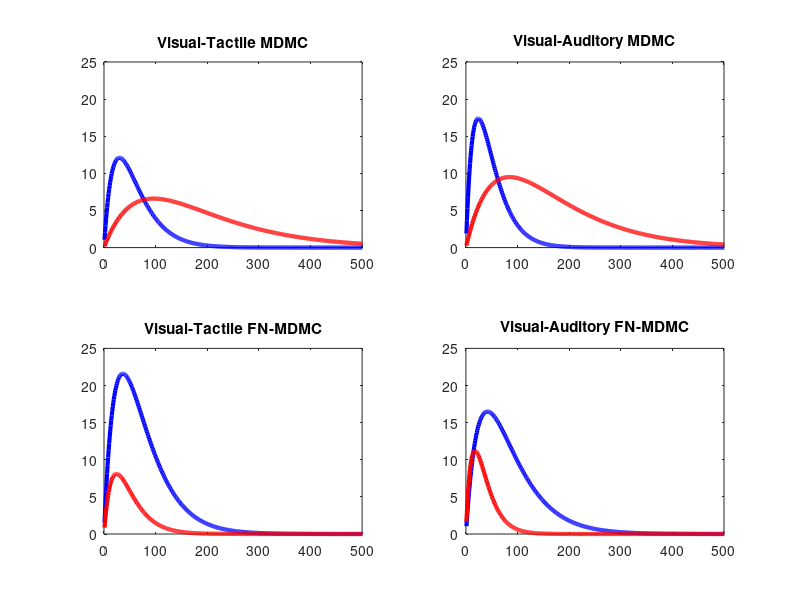

This figure's MATLAB source:

clear
close all


%% VT
AT = 6.6;
aT = 2;
tauT = 96.3;

AV = 12.1;
aV = 2;
tauV = 30;

tmax=1000;
dt=1;
t=linspace(dt,tmax,tmax/dt);
tactile_af =  @(x) AT.*exp(-x./tauT).*(t.*exp(1)./((aT-1).*tauT)).^(aT-1);
visual_af =  @(x) AV.*exp(-x./tauV).*(t.*exp(1)./((aV-1).*tauV)).^(aV-1);

visual = visual_af(t);
tactile = tactile_af(t);

figure
subplot(2,2,1);
plot(visual, 'b', 'LineWidth' ,3);
hold on;
plot(tactile, 'r', 'LineWidth' ,3);
axis ([0 500 0 25 ])
title ('Visual-Tactile MDMC')
%% VT-FN
clear 
AT = 8.1;
aT = 2;
tauT = 24.3;

AV = 21.6;
aV = 2;
tauV = 36.6;

tmax=1000;
dt=1;
t=linspace(dt,tmax,tmax/dt);
tactile_af =  @(x) AT.*exp(-x./tauT).*(t.*exp(1)./((aT-1).*tauT)).^(aT-1);
visual_af =  @(x) AV.*exp(-x./tauV).*(t.*exp(1)./((aV-1).*tauV)).^(aV-1);

visual = visual_af(t);
tactile = tactile_af(t);
subplot(2,2,3);
plot(visual, 'b', 'LineWidth' ,3);
hold on;
plot(tactile, 'r', 'LineWidth' ,3);
axis ([0 500 0 25 ])
title('Visual-Tactile FN-MDMC')

%% VA
clear 
AT = 9.5;
aT = 2;
tauT = 84.5;

AV = 17.4;
aV = 2;
tauV = 23.9;

tmax=1000;
dt=1;
t=linspace(dt,tmax,tmax/dt);
tactile_af =  @(x) AT.*exp(-x./tauT).*(t.*exp(1)./((aT-1).*tauT)).^(aT-1);
visual_af =  @(x) AV.*exp(-x./tauV).*(t.*exp(1)./((aV-1).*tauV)).^(aV-1);

visual = visual_af(t);
tactile = tactile_af(t);
subplot(2,2,2);
plot(visual, 'b', 'LineWidth' ,3);
hold on;
plot(tactile, 'r', 'LineWidth' ,3);
axis ([0 500 0 25 ])
title('Visual-Auditory MDMC')

%% VA-FN
clear 
AT = 11.2;
aT = 2;
tauT = 17.7;

AV = 16.5;
aV = 2;
tauV = 41.8;

tmax=1000;
dt=1;
t=linspace(dt,tmax,tmax/dt);
tactile_af =  @(x) AT.*exp(-x./tauT).*(t.*exp(1)./((aT-1).*tauT)).^(aT-1);
visual_af =  @(x) AV.*exp(-x./tauV).*(t.*exp(1)./((aV-1).*tauV)).^(aV-1);

visual = visual_af(t);
tactile = tactile_af(t);
subplot(2,2,4);
plot(visual, 'b', 'LineWidth' ,3);
hold on;
plot(tactile, 'r', 'LineWidth' ,3);
axis ([0 500 0 25 ])
title('Visual-Auditory FN-MDMC')